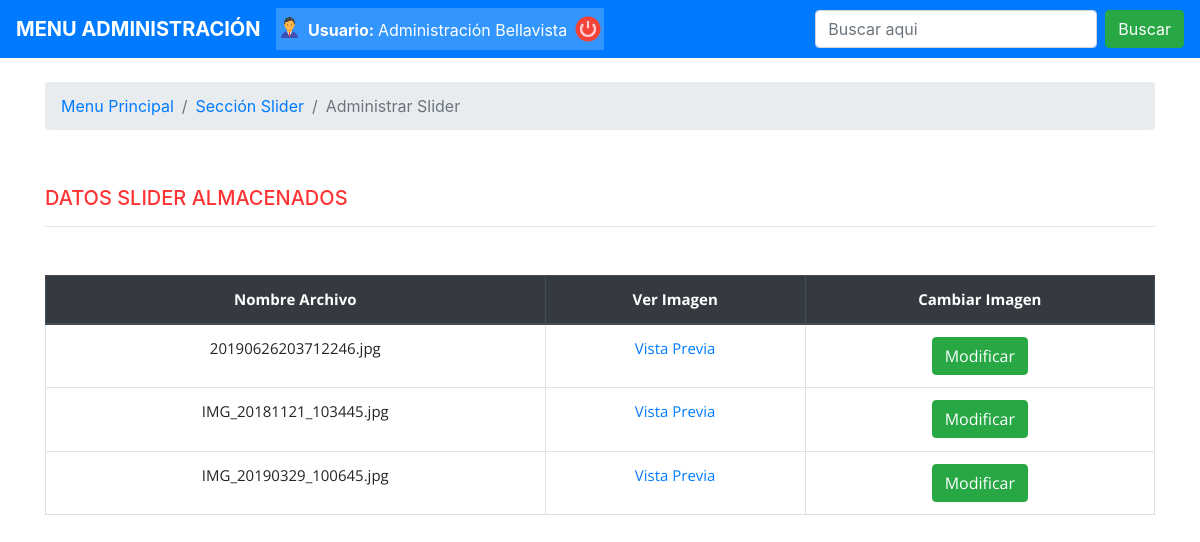
The app's page /administracion/administrar_slider.php (signed in) with its own data.
### tables this page shows
CREATE TABLE `datos_slider` (
  `id_slider` bigint(20) UNSIGNED NOT NULL,
  `imagen_slider` varchar(50) NOT NULL
);

### funciones/session_usuario.php (called while the page is built, shortened)
<?php
if (!isset($_SESSION["usuario_administracion"])) {
       echo "<script> window.location.href='../ingreso.html';</script>";
  }else {
        try {
          require ("dbcall.php");
          if (!$cnn) {
            die("Conexion Fallida: " . mysqli_connect_error());
          }else{
            $sql = mysqli_prepare($cnn,"SELECT u.nombre_usuario, u.nombre,u.apellido FROM usuarios as u WHERE (nombre_usuario = ?)");
            mysqli_stmt_bind_param($sql, "s", utf8_encode($_SESSION["usuario_administracion"]));
            $rs = mysqli_stmt_execute($sql);
            mysqli_stmt_bind_result($sql,$us, $ns, $aps);
              while ($fila = mysqli_stmt_fetch($sql)) {
                  $nombres_session = utf8_encode($ns);
                  $apellidos_session = utf8_encode($aps);
              }
          }
        } catch (\Exception $e) {
          echo "<script> window.alert('Ha ocurrrido un error inesperado contacte al administrador. COD:0002');window.location.href='../ingreso.html';</script>";
      }
  } ?>

### funciones/datos_sliders.php (called while the page is built, shortened)
<?php
  try {
    require ("dbcall.php");
    if (!$cnn) {
        die("Conexion Fallida: " . mysqli_connect_error());
    }else{
      $sql = "SELECT ds.id_slider,ds.imagen_slider FROM datos_slider as ds";
      $results = mysqli_query($cnn, $sql);
      $rows = [];
      while($row = mysqli_fetch_assoc($results)) {
                $rows[] = $row;
      }
      $url_slider = '../images/slider/';
      $img_slider1 = $rows[0]["imagen_slider"];
      $img_slider2 = $rows[1]["imagen_slider"];
      $img_slider3 = $rows[2]["imagen_slider"];
    }
  } catch (\Exception $e) {
    echo "<script> window.alert('Ha ocurrrido un error inesperado contacte al administrador. COD:0005');</script>";
  }
 ?>

### administracion/administrar_slider.php (the view, shortened to what this page needs)
<!DOCTYPE html>
<?php
  require ("../funciones/session_usuario.php");
 ?>
<html lang="es" dir="ltr">
  <head>
    <link rel="stylesheet" type="text/css" href="../css/style.css">
    <link rel="stylesheet" href="../css/bootstrap.min.css">
  </head>
  <body>
    <section>
      <nav class="navbar navbar-expand-lg navbar-dark bg-primary noseleccionable">
        <a class="navbar-brand font-weight-bold text-uppercase" href="menu_principal.php">Menu Administración</a>
        <div class="collapse navbar-collapse" id="navbarSupportedContent">
          <ul class="navbar-nav mr-auto">
            <li class="nav-item">
              <div class="navbar-brand detail_user">
                <img src="../images/iconos/admin-color.png" width="25" height="25" class="d-inline-block align-top" alt="">
                  <span class="text-break titulo_user"><small><?php echo "<span class='font-weight-bolder'>Usuario: </span>$nombres_session $apellidos_session"; ?></small></span>
                <a title="Cerrar Sesión" href="../funciones/logout.php"><img src="../images/iconos/logout-color.png" width="30" height="30" class="d-inline-block align-top" alt=""></a>
              </div>
            </li>
          </ul>
          <div class="buscador" id="bs1"></div>
          <button class="btn btn-success my-2 my-sm-0" onclick="return validar();" type="button">Buscar</button>
        </div>
      </nav>
    </section>
    <section>
      <div class="container py-4">
        <nav aria-label="breadcrumb">
          <ol class="breadcrumb">
            <li class="breadcrumb-item"><a href="menu_principal.php">Menu Principal</a></li>
            <li class="breadcrumb-item"><a href="menu_principal.php?label=actividades">Sección Slider</a></li>
            <li class="breadcrumb-item active" aria-current="page">Administrar Slider</li>
          </ol>
        </nav>
      </div>
    </section>
    <section>
      <div class="container py-2">
        <div class="row">
          <div class="col-lg-12">
            <div class="py-2">
              <h5 class="title_red">DATOS SLIDER ALMACENADOS</h5>
              <hr>
            </div>
          </div>
        </div>
      </div>
      <div class="container py-2">
        <div class="row">
          <div class="col-lg-12 col-md-12 col-sm-12 col-xs-12">
            <div class="py-2 text-center">
              <?php
               try {
                  require ("../funciones/datos_sliders.php");
                } catch (\Exception $e) {
                  echo "<script> console.log('Error al recibir datos de datos_sliders.php')</script>";
                  }
               ?>
               <div class='table-responsive'>
                 <table class='table table-bordered table-hover font_open' id='tabla_actividades'>
                   <thead class='thead-dark'>
                     <tr>
                      <th>Nombre Archivo</th>
                      <th>Ver Imagen</th>
                      <th>Cambiar Imagen</th>
                    </tr>
                  <tbody>
                    <tr>
                      <td><p><?php echo $img_slider1; ?></p></td>
                      <td><a class="" target="_blank"  href="<?php echo $url_slider.$img_slider1; ?>">Vista Previa</a></td>
                      <td><input type="button" class="btn btn-success" name="" value="Modificar" data-toggle='modal' data-target='#ModalCenterEditar1'>
                       </td>
                    </tr>
                    <tr>
                      <td><p><?php echo $img_slider2; ?></p></td>
                      <td><a class="" target="_blank"  href="">Vista Previa</a></td>
                      <td><input type="button" class="btn btn-success" name="" value="Modificar" data-toggle='modal' data-target='#ModalCenterEditar2'>
                      </td>
                    </tr>
                    <tr>
                      <td><p><?php echo $img_slider3; ?></p></td>
                      <td><a class="" target="_blank" href="">Vista Previa</a></td>
                      <td><input type="button" class="btn btn-success" name="" value="Modificar" data-toggle='modal' data-target='#ModalCenterEditar3'>
                       </td>
                    </tr>
                  </tbody>
                </table>
              </div>
            </div>
          </div>
        </div>
      </div>
    </section>
  </body>
</html>

### css/style.css (style rules this page uses)
.buscador { position: relative; }
#bs1 { padding-right:8px; }
.noseleccionable { -webkit-user-select: none; -moz-user-select: none; -ms-user-select: none; user-select: none; }
img { max-width: 100%; height: auto !important; }
.font_open { font-family: 'Open Sans', sans-serif; font-size: 15px; }
.titulo_user { margin: 0; padding: 0; }
.detail_user { border-style: solid; border-width: thin; border-color: #3396ff; background-color: #3396ff; }
.title_red { color:#ff3333; }

### records on screen
datos_slider: imagen_slider "20190626203712246.jpg"
datos_slider: imagen_slider "IMG_20181121_103445.jpg"
datos_slider: imagen_slider "IMG_20190329_100645.jpg"

### other values on screen
$nombres_session "Administración"
$apellidos_session "Bellavista"
